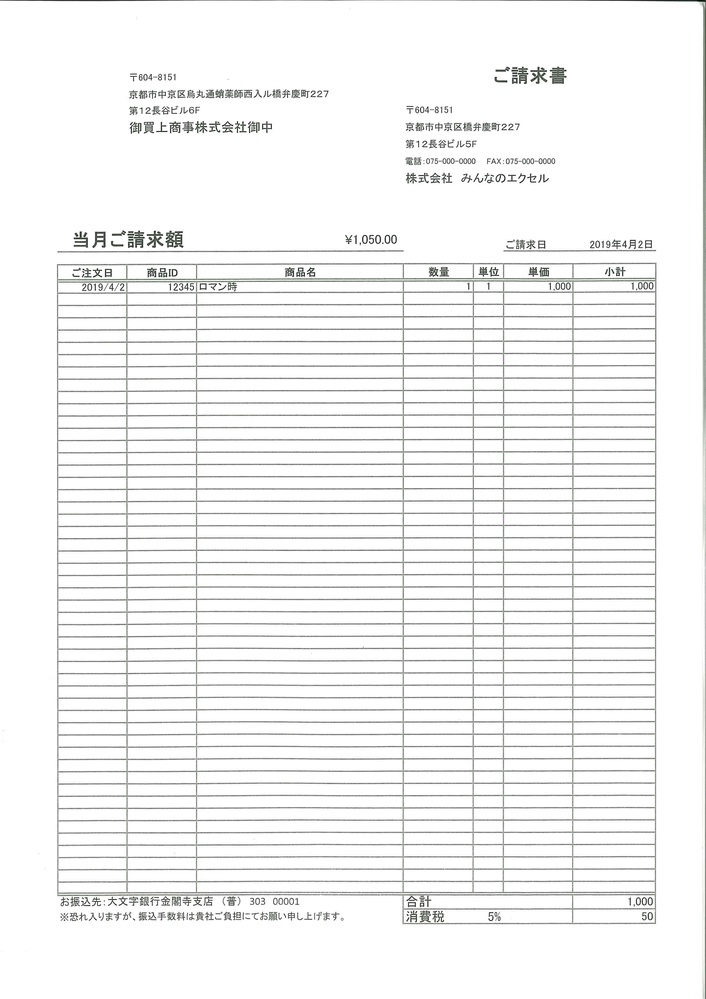
#> input picture data/005.jpg, 706 x 999 px, shrunk from 2480 x 3508 before the run
$ python -i util.py   (imports and definitions only)
#> lines starting #> are read from the running program, lines starting #| are printed output that depends on the picture; after the words box and inside, x2 and y2 are one past the last pixel; in counts of white or black regions, pixels touching at a corner belong together
#> further down, picture is the input picture: shape (999, 706, 3); mean B, G, R 243.4, 243.6, 243.4
import os
import cv2
import numpy as np
from PIL import Image, ImageDraw, ImageFont

DEBUG = True
debug_folder = "debug"
# [1 line not run here, left out]

# [45 lines left out: functions is_table_header, is_next, not called in this run]
def remove_horizontal_line(img):
    # new_table_img = cv2.erode(table_img, np.ones((3,3), np.uint8), iterations=1)
    _, horizontal = cv2.threshold(img, 200, 255, cv2.THRESH_BINARY)
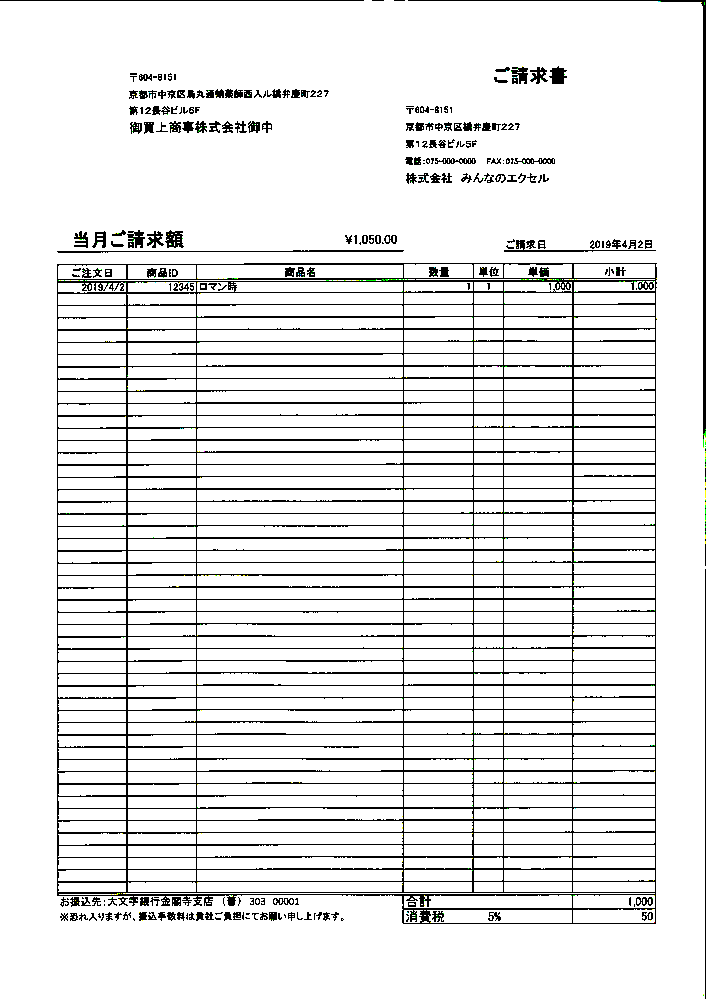
#> horizontal: shape (999, 706, 3); mean B, G, R 230.9, 231, 230.9

    # get all horizontal line
    kernel = cv2.getStructuringElement(cv2.MORPH_RECT, (200,1))
    horizontal = cv2.dilate(horizontal, kernel, iterations=1)
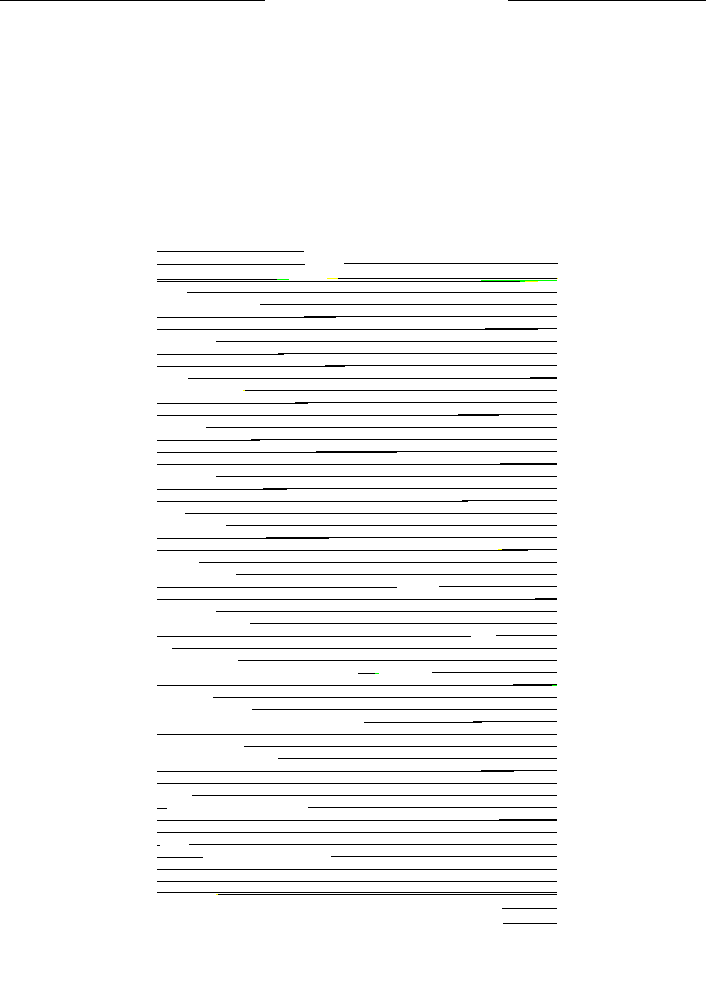
#> horizontal: shape (999, 706, 3); mean B, G, R 247.5, 247.5, 247.5

    # make horizontal line bigger
    kernel = cv2.getStructuringElement(cv2.MORPH_RECT, (img.shape[1],1))
    horizontal = cv2.erode(horizontal, kernel, iterations=1)
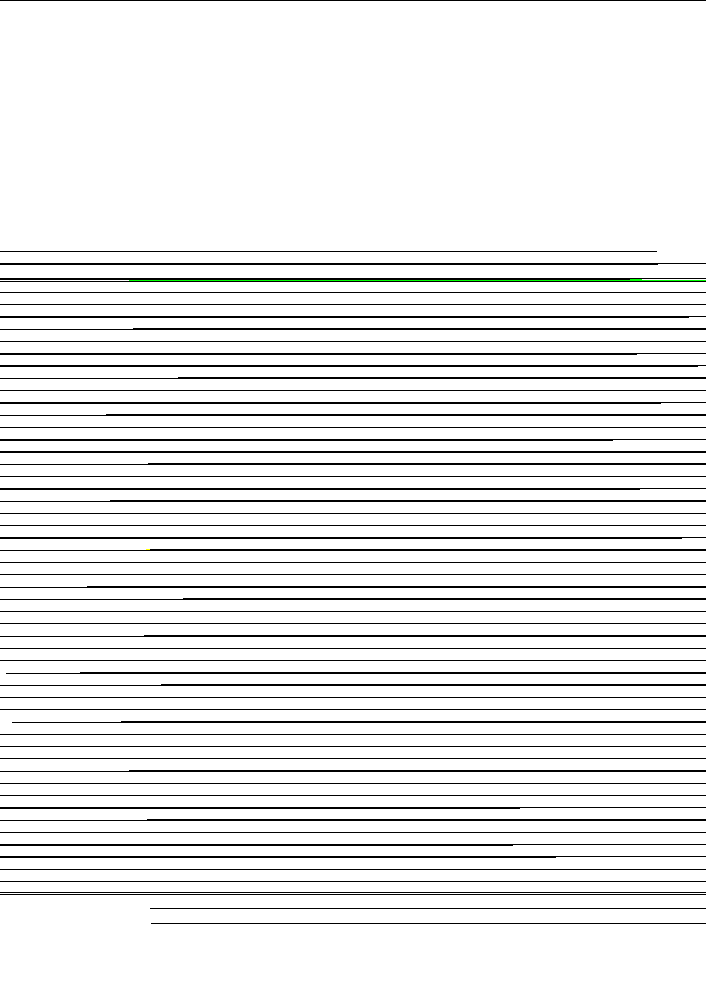
#> horizontal: shape (999, 706, 3); mean B, G, R 234.3, 234.5, 234.3
    kernel = cv2.getStructuringElement(cv2.MORPH_RECT, (1,3))
    horizontal = cv2.erode(horizontal, kernel, iterations=1)
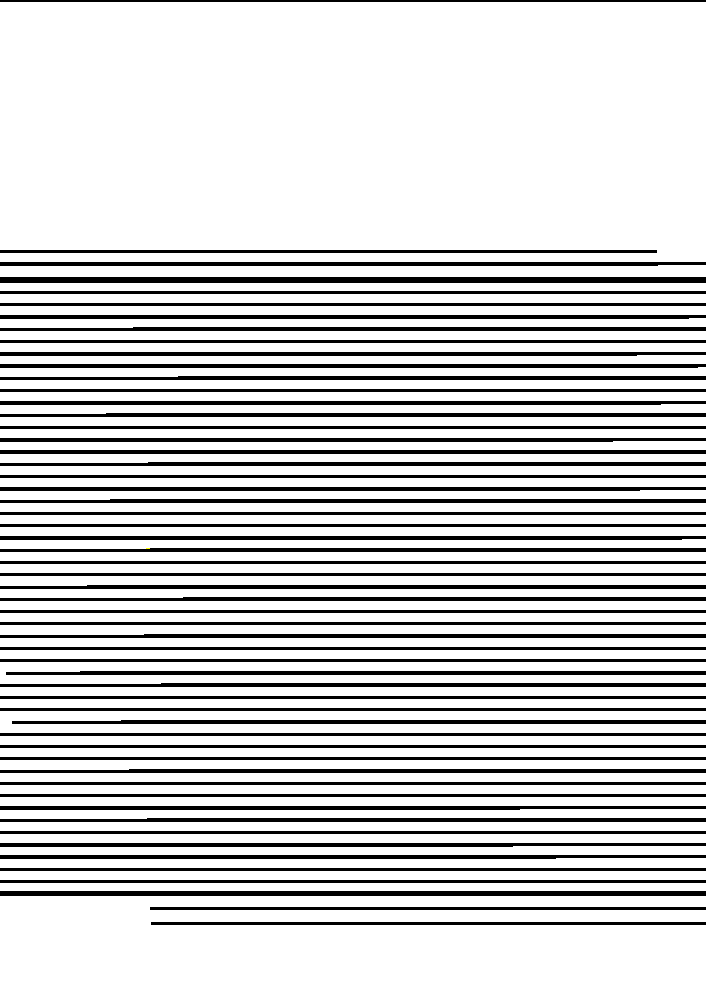
#> horizontal: shape (999, 706, 3); mean B, G, R 205.9, 205.9, 205.9


    horizontal_indx = horizontal == 0
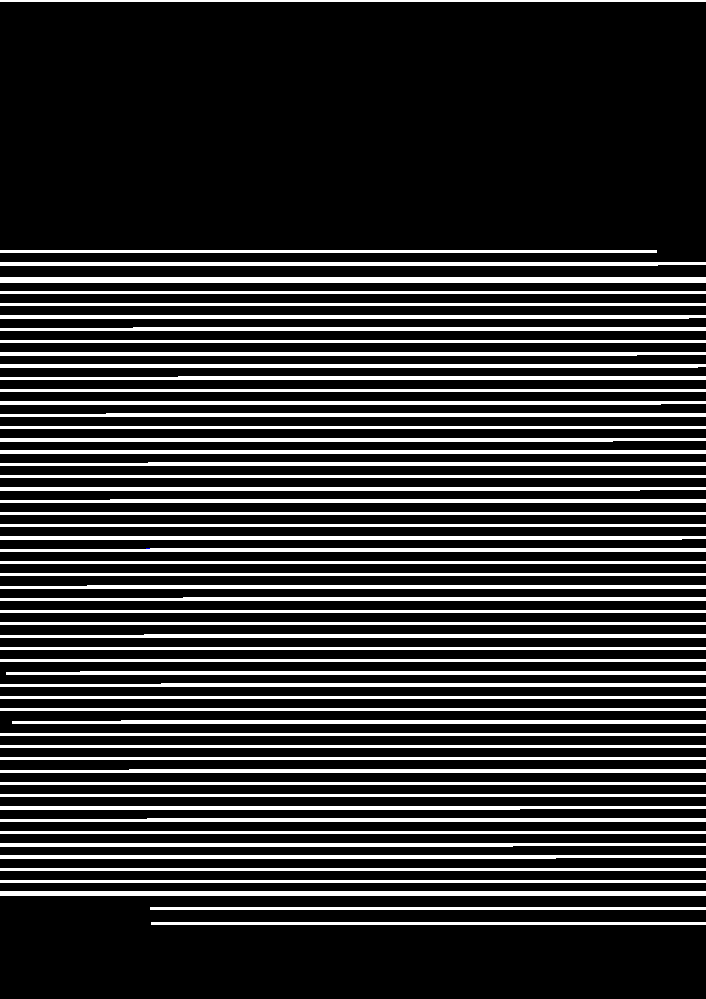
#> horizontal_indx: shape (999, 706, 3) bool; mean B, G, R 0.193, 0.193, 0.193
    new_img = img.copy()
    new_img[horizontal_indx] = 255
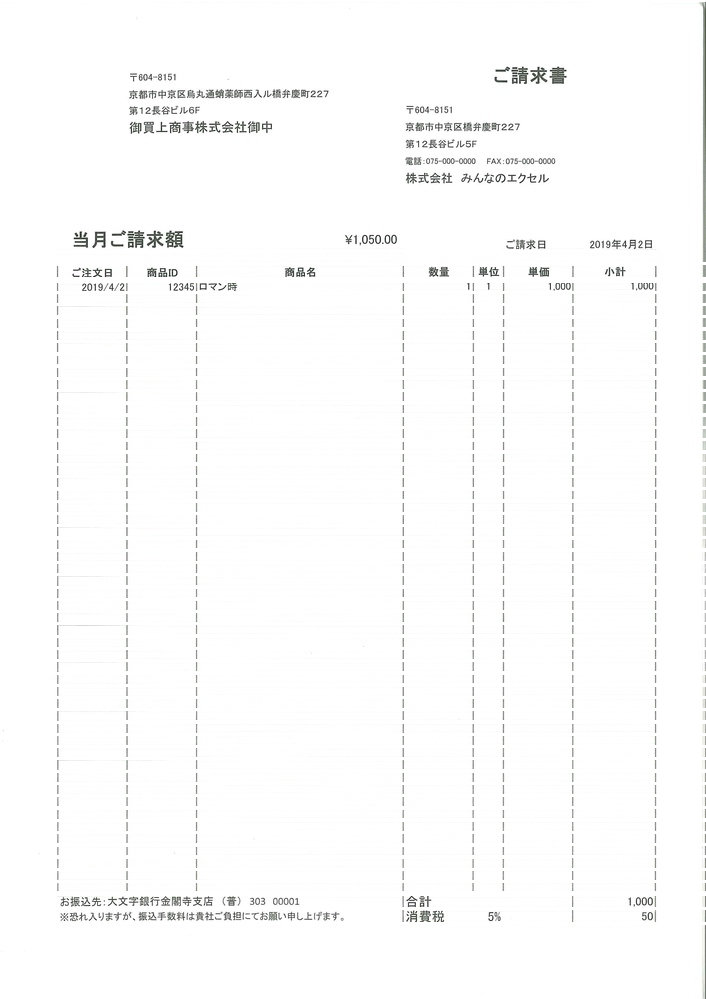
#> new_img: shape (999, 706, 3); 13.84% of pixels changed, all inside (x1, y1, x2, y2) = (0, 0, 706, 925)

    return new_img
# [17 lines left out: function get_vertical_line, not called in this run]

def save(img, name):
    if DEBUG:
        cv2.imwrite(os.path.join(debug_folder, name), img)

# [10 lines left out: function df_to_image, not called in this run]

>>> import cv2
>>> picture = cv2.imread('../data/005.jpg')
>>> result = remove_horizontal_line(picture)
